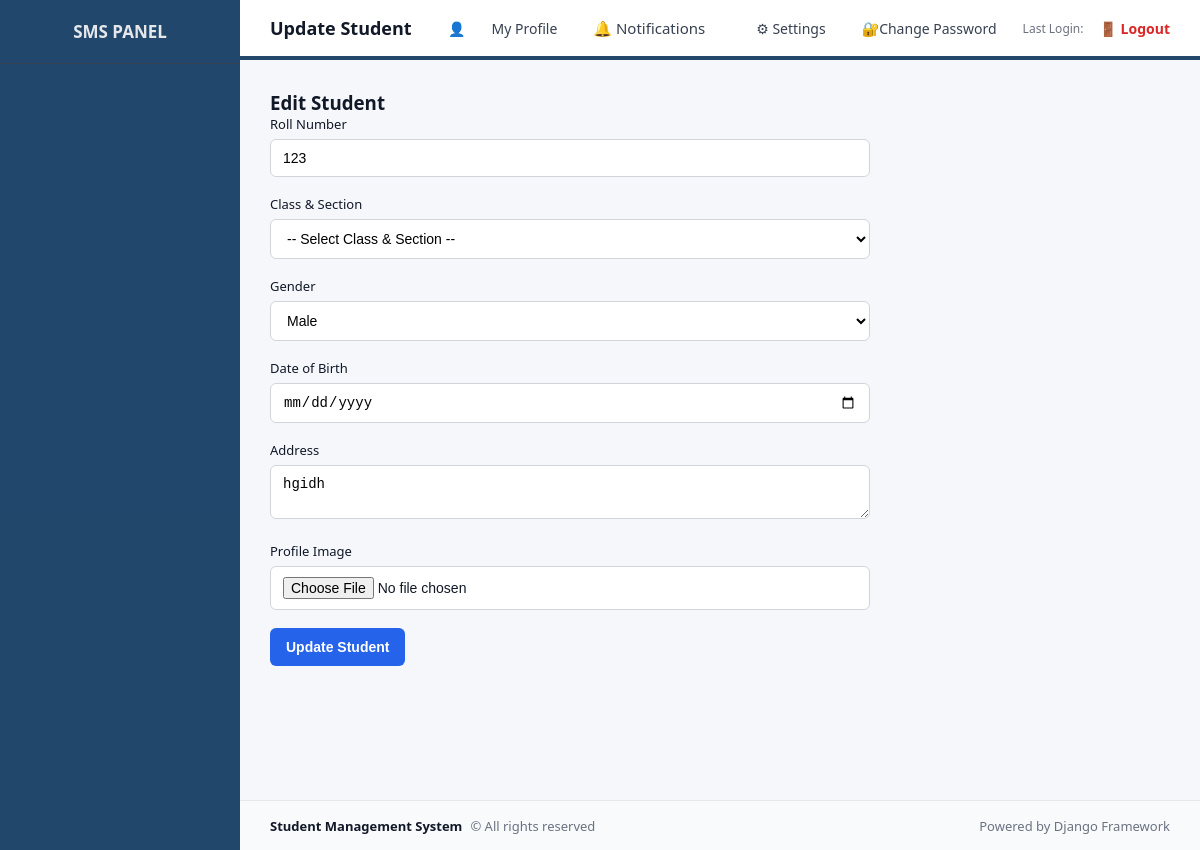
Page /student/update/6/ on the earlier database version.
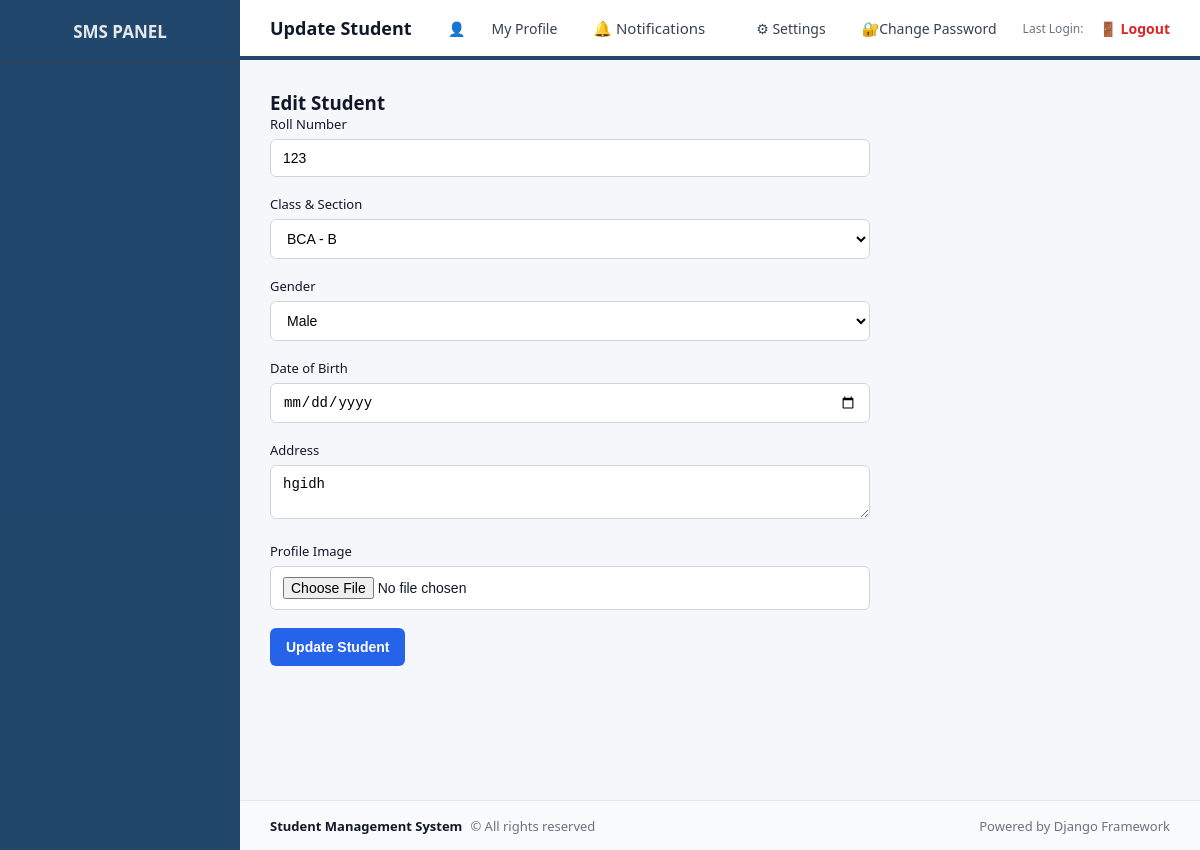
Same page on the later database version.
### school/models.py (models this page shows, shortened)
class Student(models.Model):
    user = models.OneToOneField(User, on_delete=models.CASCADE)
    roll_number = models.IntegerField(unique=True)
    classroom = models.ForeignKey(
        ClassRoom,
        on_delete=models.SET_NULL,
        null=True,
        blank=True,
        related_name="students"
    )
    gender = models.CharField(
        max_length=10,
        choices=[('Male', 'Male'), ('Female', 'Female')]
    )
    profile_image = models.ImageField(
        upload_to = 'student_profiles/',
        default='student_profiles.default.png',
        blank = True,
        null = True
    )
    date_of_birth = models.DateField()
    address = models.TextField()

class ClassRoom(models.Model):
    class_name = models.CharField(max_length=50)
    section = models.CharField(max_length=10)
    class_teacher = models.ForeignKey(
        User,
        on_delete=models.SET_NULL,
        null=True,
        blank=True,
        related_name='class_teacher'
    )
    total_students = models.PositiveIntegerField()
    capacity = models.PositiveIntegerField()
    class meta :
        unique_together = ('class_name', 'section')
        ordering = ('class_name', 'section')

### school/views.py (the view, shortened to what this page needs)
# urls.py: path('student/update/<int:id>/', views.update_student, name='update_student'),
def update_student(request, id):
    student = Student.objects.get(id=id)
    classrooms = ClassRoom.objects.all()  # ✅ fetch all classrooms
    return render(request, 'school/update_student.html', {
        'student': student,
        'classrooms': classrooms   #  this line is what makes your dropdown work!
    })

### school/context_processors.py (called while the page is built)
def notification_count(request):
    if request.user.is_authenticated:
        count = Notification.objects.filter(
            user = request.user,
            is_read = False
        ).count()
    else:
        count = 0
    return {'notification_count': count}

def user_roles(request):
    user = request.user
    return {
        'is_admin': user.is_authenticated and (
            user.is_superuser or user.groups.filter(name='Admin').exists()
        ),
        'is_teacher': user.is_authenticated and user.groups.filter(name='Teacher').exists(),
        'is_student': user.is_authenticated and user.groups.filter(name='Student').exists(),
    }

### templates/school/update_student.html (shortened to what this page needs)
{% extends 'school/base.html' %}
{% block page_title %}Update Student{% endblock %}
{% block content %}
<div class="card" style="max-width:600px;">
    <h3>Edit Student</h3>
    <form method="POST" enctype="multipart/form-data">
        <label>Roll Number</label>
        <input type="text" name="roll_number" value="{{ student.roll_number }}" required>
        <label>Class & Section</label>
            <select name="classroom" required>
                <option value="">-- Select Class & Section --</option>
                {% for room in classrooms %}
                    <option value="{{ room.id }}"
                        {% if student.classroom and student.classroom.id == room.id %}
                            selected
                        {% endif %}
                    >
                        {{ room.class_name }} - {{ room.section }}
                    </option>
                {% endfor %}
            </select>
        <label>Gender</label>
        <select name="gender" required>
            <option value="Male" {% if student.gender == 'Male' %}selected{% endif %}>Male</option>
        </select>
        <label>Date of Birth</label>
        <input type="date" name="date_of_birth" value="{{ student.date_of_birth }}" required>
        <label>Address</label>
        <textarea name="address">{{ student.address }}</textarea>
        <label>Profile Image</label>
        <input type="file" name="profile_image" value="{{ student.profile_image }}">
        <button class="btn">Update Student</button>
    </form>
</div>
{% endblock %}

Differences in the rows shown:
changed Student "Male": classroom (not shown) → "BCA - B"
Other differences:
form field classroom: "-- Select Class & Section --" → (not shown)
